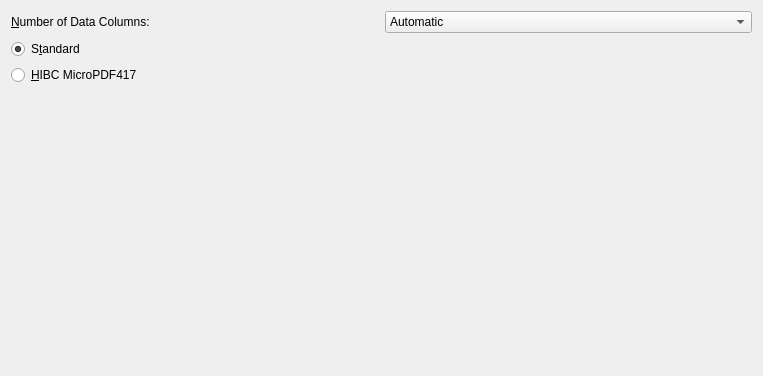
<?xml version="1.0" encoding="UTF-8"?>
<ui version="4.0">
 <class>grpMicroPDF</class>
 <widget class="QWidget" name="grpMicroPDF">
  <property name="geometry">
   <rect>
    <x>0</x>
    <y>0</y>
    <width>763</width>
    <height>376</height>
   </rect>
  </property>
  <property name="windowTitle">
   <string>Form</string>
  </property>
  <layout class="QVBoxLayout" name="verticalLayout">
   <item>
    <layout class="QGridLayout" name="gridLayout">
     <item row="0" column="0">
      <widget class="QLabel" name="lblMPDFCols">
       <property name="text">
        <string>&amp;Number of Data Columns:</string>
       </property>
       <property name="alignment">
        <set>Qt::AlignLeading|Qt::AlignLeft|Qt::AlignVCenter</set>
       </property>
       <property name="buddy">
        <cstring>cmbMPDFCols</cstring>
       </property>
      </widget>
     </item>
     <item row="0" column="2">
      <widget class="QComboBox" name="cmbMPDFCols">
       <item>
        <property name="text">
         <string>Automatic</string>
        </property>
       </item>
       <item>
        <property name="text">
         <string>1</string>
        </property>
       </item>
       <item>
        <property name="text">
         <string>2</string>
        </property>
       </item>
       <item>
        <property name="text">
         <string>3</string>
        </property>
       </item>
       <item>
        <property name="text">
         <string>4</string>
        </property>
       </item>
      </widget>
     </item>
     <item row="1" column="0">
      <widget class="QRadioButton" name="radMPDFStand">
       <property name="text">
        <string>S&amp;tandard</string>
       </property>
       <property name="checked">
        <bool>true</bool>
       </property>
      </widget>
     </item>
     <item row="2" column="0">
      <widget class="QRadioButton" name="radMPDFHIBC">
       <property name="text">
        <string>&amp;HIBC MicroPDF417</string>
       </property>
      </widget>
     </item>
    </layout>
   </item>
   <item>
    <spacer name="verticalSpacer">
     <property name="orientation">
      <enum>Qt::Vertical</enum>
     </property>
     <property name="sizeHint" stdset="0">
      <size>
       <width>20</width>
       <height>40</height>
      </size>
     </property>
    </spacer>
   </item>
  </layout>
 </widget>
 <resources/>
 <connections/>
</ui>
